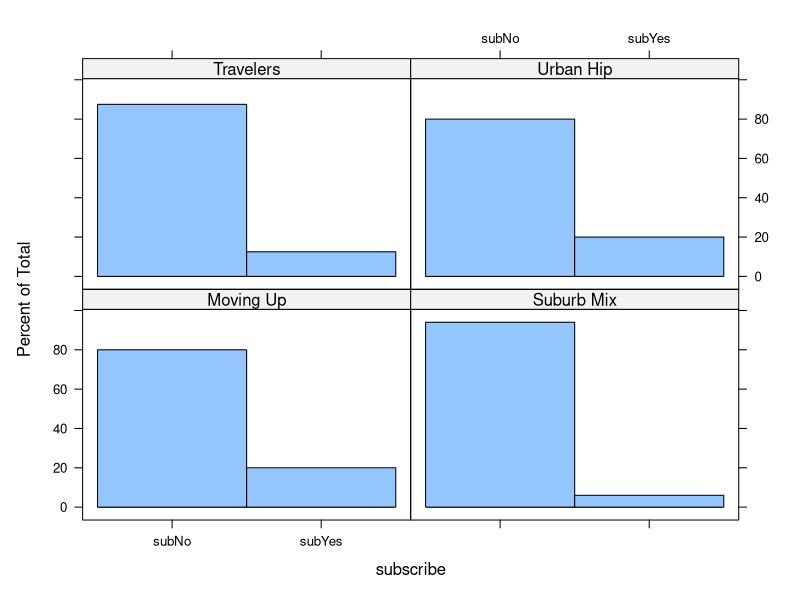
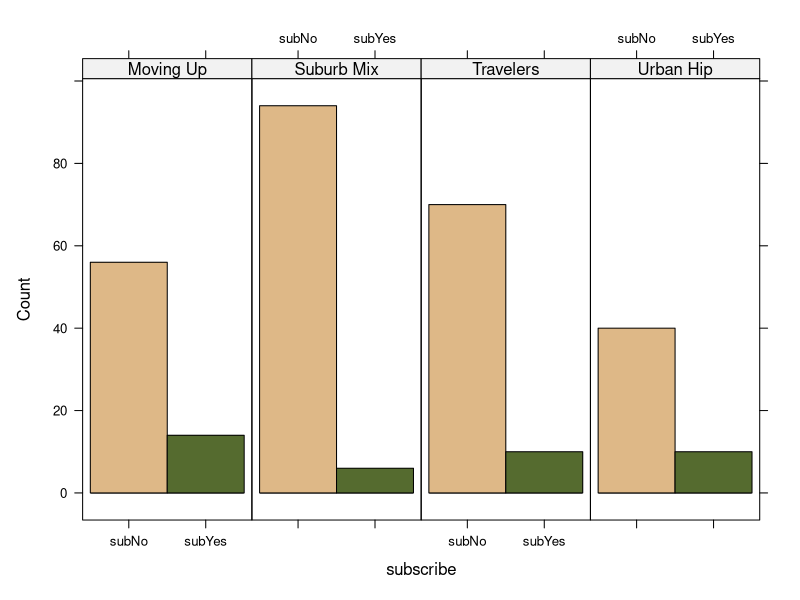
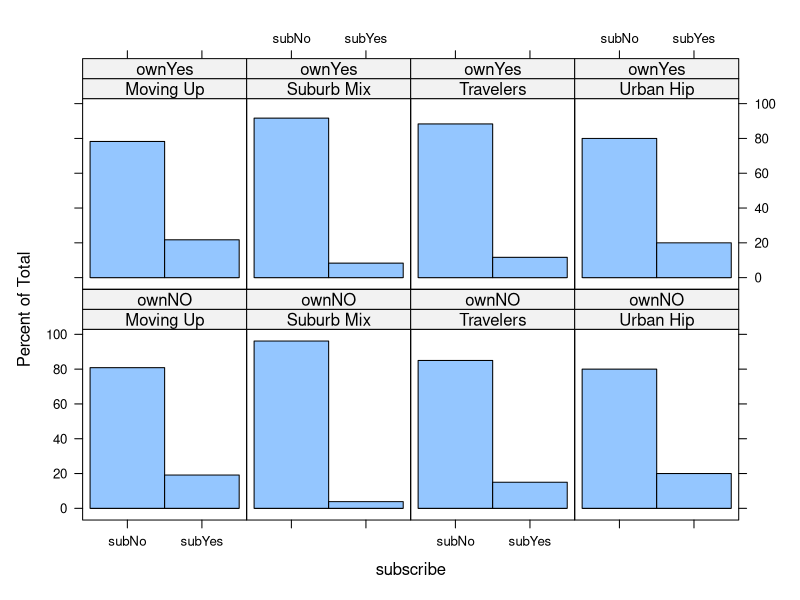
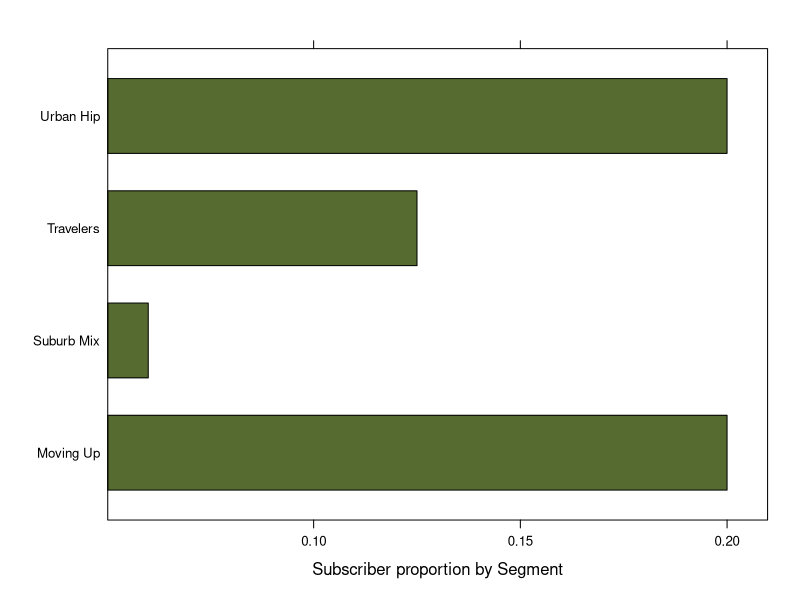
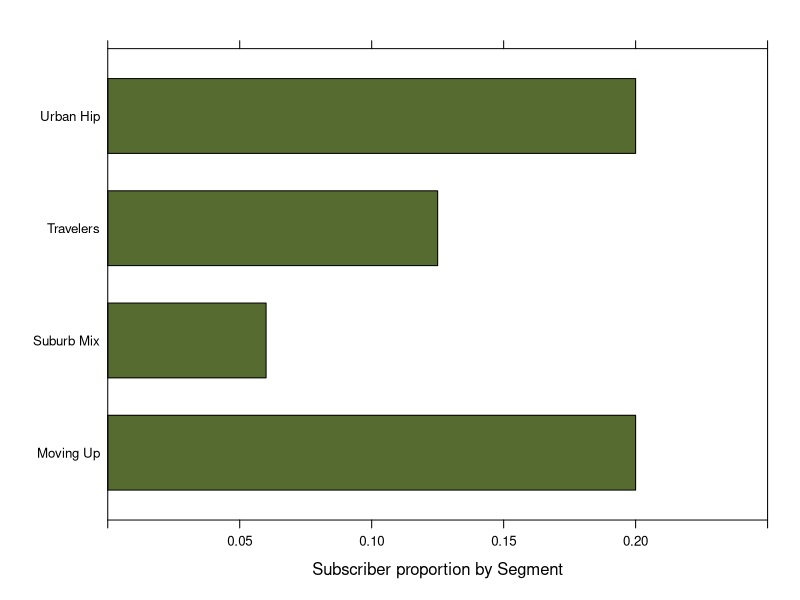
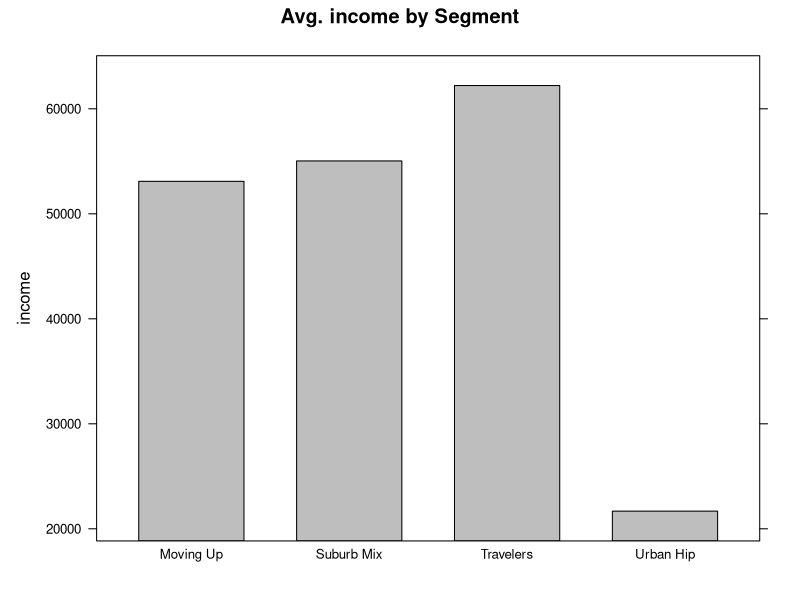
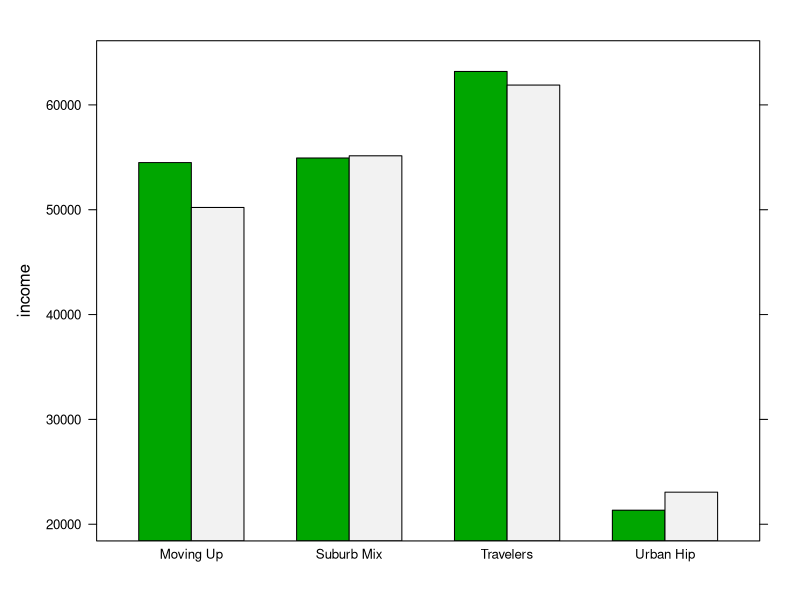
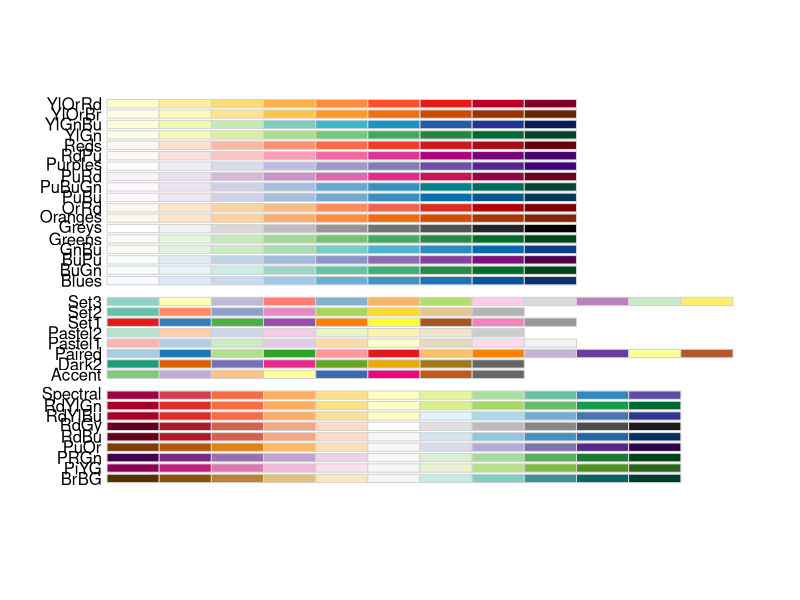

Recreate these plots in R, in order.
## ---- chunk 1
library(knitr)
knitr::opts_chunk$set(echo = TRUE)

# set global display parameters
knitr::opts_chunk$set(fig.width=8, fig.height=5, echo = TRUE, fig.align="center") 
## ---- chunk 2
# Variables of segments
segVars <- c("age","gender","income","kids","ownHome", "subscribe")

# Distributions of each variable
segVarType <- c("norm","binom","norm","pois","binom","binom")

# Segment names
segNames <- c("Suburb Mix", "Urban Hip", "Travelers", "Moving Up")

# Size or # of obs per segment
segSize <- c(100,50,80,70)
## ---- chunk 3
segMeans <- matrix(c(
  40, 0.5, 55000, 2, 0.5, 0.1,
  24, 0.7, 21000, 1, 0.2, 0.2,
  58, 0.5, 64000, 0, 0.7, 0.05,
  36, 0.3, 52000, 2, 0.3, 0.2 ), 
  ncol=length(segVars), byrow=T, dimnames= list(segNames, segVars))  
# dimnames: takes on a list of length 2 with row and column names
# byrow= T: filled by rows, not columns

segMeans
## ---- chunk 4
segSDs <- matrix( c(
  5, NA, 12000, NA, NA, NA,
  2, NA, 5000, NA, NA, NA,
  8, NA, 21000, NA, NA, NA,
  4, NA, 10000, NA, NA, NA),
   ncol=length(segVars), byrow=T, dimnames= list(segNames, segVars))

segSDs
## ---- chunk 5
# Translating the pseudocode into R:

seg.df <- NULL
set.seed(02554)

# Iterate over each segment
for (i in seq_along(segNames)) {
  cat(i, segNames[i], "\n")
  this.seg <- data.frame(matrix(NA, nrow=segSize[i], ncol=length(segVars)))
  
  for (j in seq_along(segVars)) {
    if (segVarType[j] == "norm") {
      this.seg[,j] = rnorm(segSize[i], mean=segMeans[i,j], sd=segSDs[i,j])
    } else if (segVarType[j] =="pois") {
      this.seg[,j] = rpois(segSize[i], lambda=segMeans[i,j])
    } else if (segVarType[j]=="binom") {
      this.seg[,j] = rbinom(segSize[i],size=1, prob=segMeans[i,j])  # size = 1 for 1 trial per value
    } else {
      stop("Bad segment data type: ", segVarType[j])
    }
  }
  seg.df <- rbind(seg.df, this.seg) # combines R objects by Rows
}
## ---- chunk 6
# Add in the labels, names, and types
(names(seg.df) <- segVars)
head(seg.df)
## ---- chunk 7

# Factorize the appropriate variables
seg.df$Segment <- factor(rep(segNames, times=segSize)) # Within each elmeent of segNames, replicate it SegSize times
seg.df$ownHome <- factor(seg.df$ownHome, labels= c("ownNO", "ownYes")) # ownNo = 0, ownYes = 1
seg.df$gender <- factor(seg.df$gender, labels=c("Female", "Male"))   # Female = 0, Male = 1
seg.df$subscribe <- factor(seg.df$subscribe, labels = c("subNo", "subYes")) # subNo = 0, subYes = 1

# Check Data
head(seg.df)
library(psych)
library(car)
some(seg.df)
tail(seg.df)

## ---- chunk 8
summary(seg.df)
str(seg.df)
library(psych)
describe(seg.df)
## ---- chunk 9
setwd("c:/users/sonya/documents/git/r-for-marketing-research-and-analytics")
save(seg.df, file="segdf-Rintro-Ch5.RData")
## ---- chunk 10
# mean income for Moving Up segment
mean(seg.df$income[seg.df$Segment == "Moving Up"])

# mean income for Moving Up segment who do not subscribe
mean(seg.df$income[seg.df$Segment == "Moving Up" & seg.df$subscribe == "subNo"])

## ---- chunk 11

# mean income by segment
by(seg.df$income, seg.df$Segment, mean)

# mean income by segment and subscription status
by(seg.df$income, list(seg.df$Segment, seg.df$subscribe), mean)
## ---- chunk 12
aggregate(seg.df$income, list(seg.df$Segment), mean)
aggregate(seg.df$income, list(seg.df$Segment, seg.df$subscribe), mean)

seg.income.mean <- aggregate(seg.df$income, list(seg.df$Segment), mean)
head(seg.df$Segment)
seg.df$segIncome <- seg.income.mean[seg.df$Segment, 2]  #  Indexed mean by segment to look up the appropriate value per row of seg.df

# since seg.df$Segment includes all of the segment rows, we are indexing seg.income.mean by its mean so the return output is seg.df$segment with its mean
## ---- chunk 13
head(seg.income.mean)
## ---- chunk 14
head(seg.df$segIncome)
tail(seg.df$segIncome)
## ---- chunk 15
some(seg.df)
## ---- chunk 16
seg.df$segIncome <- NULL
str(seg.df)
## ---- chunk 17
aggregate(income ~ Segment, data=seg.df, mean)
## ---- chunk 18
aggregate(income~ Segment + ownHome, data=seg.df, mean)
## ---- chunk 19
agg.data <- aggregate(income~Segment+income+ownHome+subscribe, data=seg.df, mean)
agg.data[2,]

## ---- chunk 20
with(seg.df, table(Segment, ownHome))
## ---- chunk 21
with(seg.df, table(kids, Segment))
## ---- chunk 22
xtabs(kids~Segment, data=seg.df)
xtabs(income~Segment, data=seg.df)
## ---- chunk 23
library(lattice)
histogram(~subscribe | Segment, data=seg.df, layout=c(2,2))
## ---- chunk 24
histogram(~subscribe | Segment, data=seg.df, type="count",
           layout=c(4,1), col=c("burlywood","darkolivegreen"))  # Layout includes 4 columns, 1 row

# layout is a numeric vector of length 2 or 3 giving the number of columns, rows, and pages (optional) in a multipanel display. By default, the number of columns is the number of levels of the first conditioning variable and the number of rows is the number of levels of the second conditioning variable.
## ---- chunk 25
histogram(~subscribe | Segment + ownHome, data=seg.df)
## ---- chunk 26
(subSegment.prop <- prop.table(table(seg.df$subscribe, seg.df$Segment), margin=2)) # subscribe =x-axis, Segment = y-axis
## ---- chunk 27
barchart(subSegment.prop[2, ],
         xlab="Subscriber proportion by Segment",
         col="darkolivegreen")
## ---- chunk 28
barchart(subSegment.prop[2, ],
         xlab="Subscriber proportion by Segment",
         col="darkolivegreen",
         xlim=c(0,.25))
## ---- chunk 29
seg.mean <- aggregate(income ~ Segment, data=seg.df, mean)
barchart(income~Segment, seg.mean, col="grey",
         main="Avg. income by Segment")
## ---- chunk 30


seg.income.agg <- aggregate(income ~ Segment + ownHome, data=seg.df, mean)
barchart(income ~ Segment, 
         groups=ownHome, 
         data=seg.income.agg,
         par.settings=simpleTheme(col=terrain.colors(2))) # added simpleTheme option to par.settings to improve the chart colors

#The appearance of a lattice display depends partly on the “theme” active when the display is plotted 

# simpleTheme: Simple interface to generate a list appropriate as a theme, typically used as the par.settings argument in a high level call 
## ---- chunk 31

## ---- chunk 32
library(RColorBrewer)
display.brewer.all()
## ---- chunk 33
barchart(income ~ Segment, 
         groups=ownHome, 
         data=seg.income.agg,
         par.settings = simpleTheme(col=  brewer.pal(3,"Set3")))   # Using RColorBrewer's Set3 Palette
## ---- chunk 34
boxplot(income ~ Segment, data=seg.df, yaxt="n", ylab="Income (k)")
ax.seq <- seq(from=0, 120000, 20000)
axis(side=2, # for y-axis
     at=ax.seq,
     labels= paste("$",ax.seq/1000, "k", sep=""),
     las=1) # horizontal direction for text
## ---- chunk 35
# equivalent content but with better graphics using bwplot() from lattice package. 
# CAUTION: bwplot() uses the model formula in the opposite direction x ~ y vs. y~ x

bwplot(Segment ~ income, data=seg.df, horizontal=T, # y is our factor so horizontal == T for for y
       xlab="Income")

# horizontal = :  Determines which of x and y is to be a factor or shingle (y if TRUE, x otherwise). 
# Defaults to FALSE if x is a factor or shingle, TRUE otherwise
## ---- chunk 36
bwplot(Segment ~ income | ownHome, data=seg.df, horizontal = T, xlab="Income $", layout=c(1,2))
